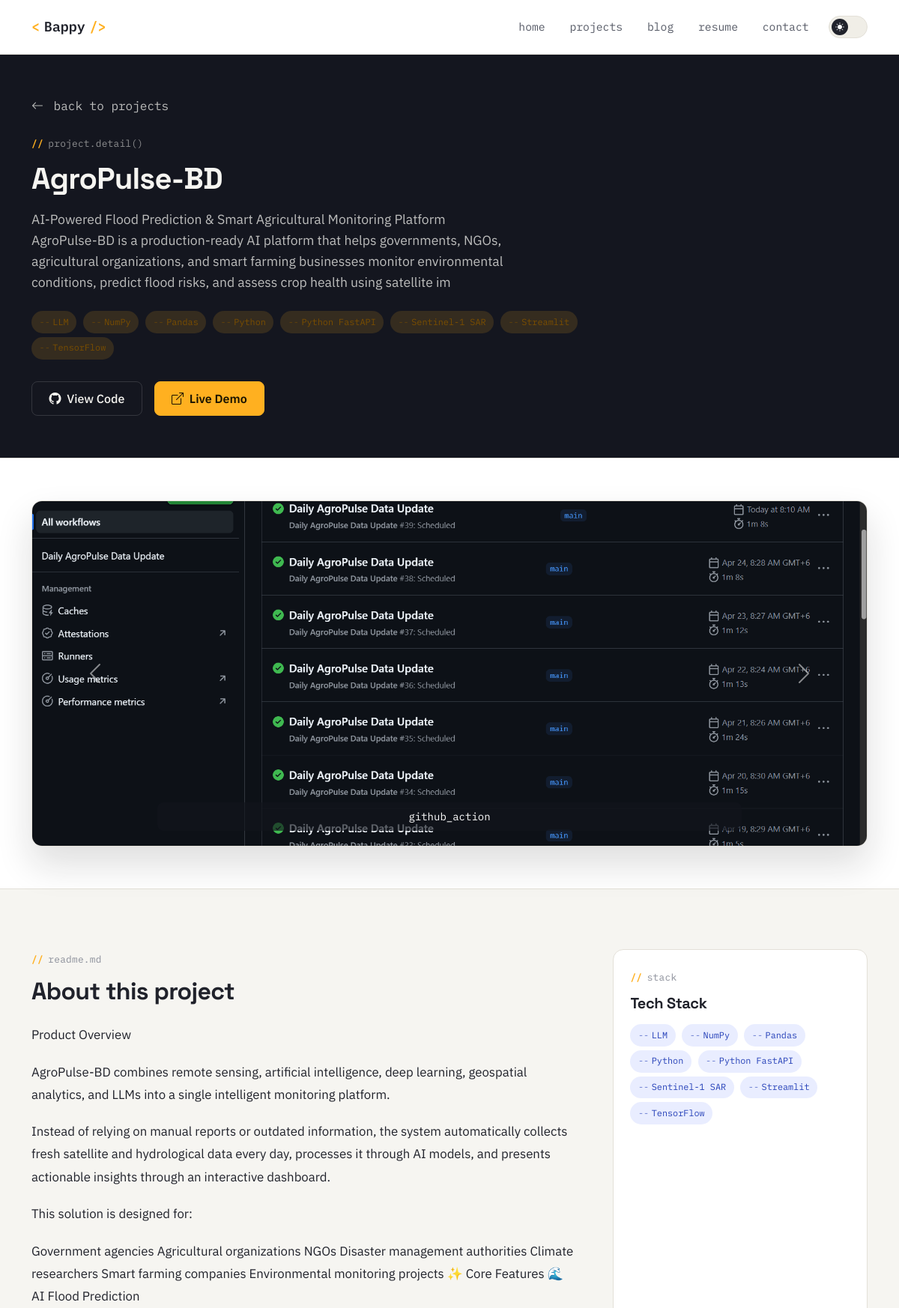
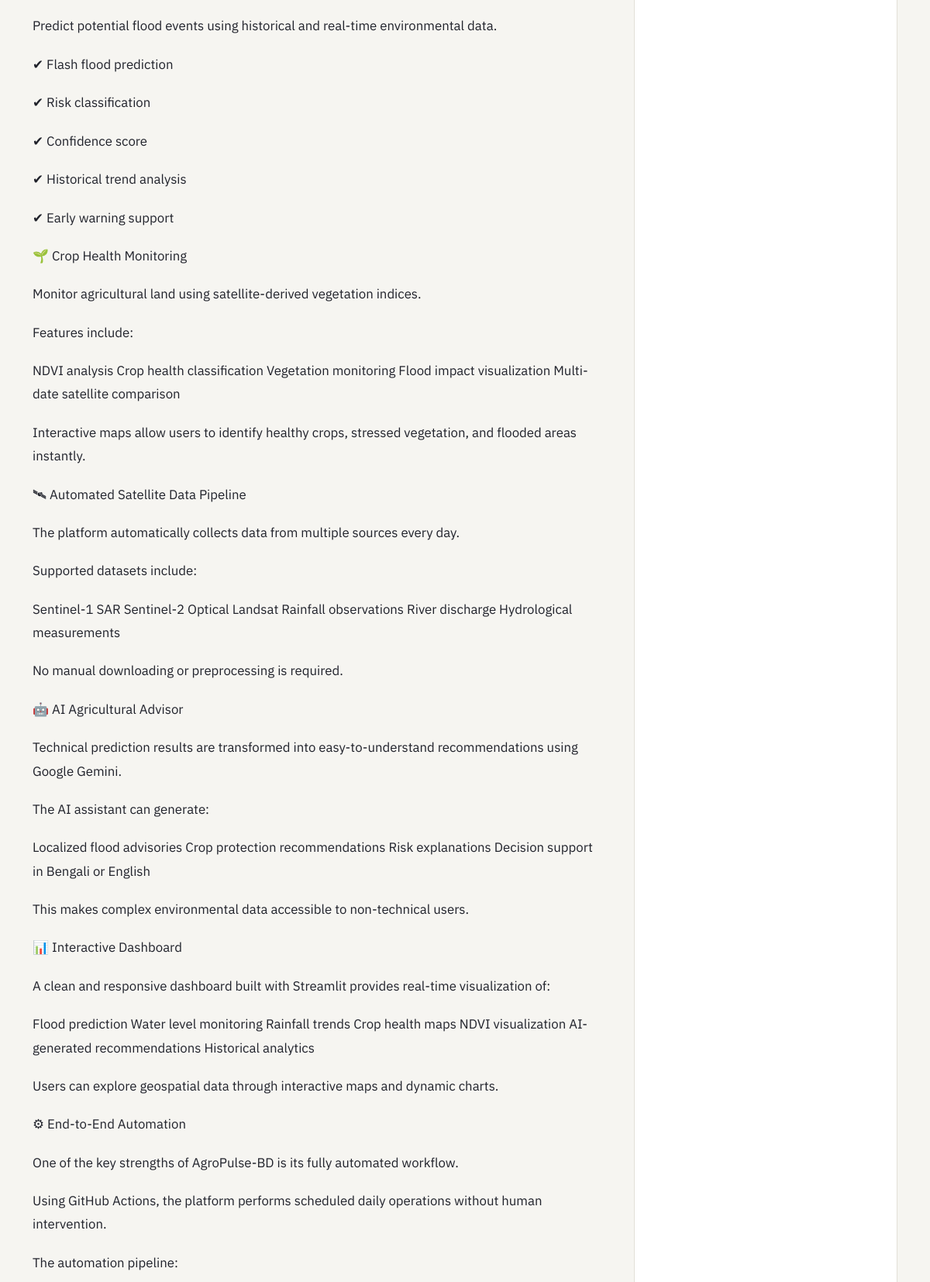
The app's page /projects/agropulse-bd/ (upper part) with its own data (2 pictures, top to bottom).
### projects/models.py (models this page shows, shortened)
class Project(models.Model):
    class Status(models.TextChoices):
        DRAFT = "draft", "Draft"
        PUBLISHED = "published", "Published"
    id = models.UUIDField(
        primary_key=True,
        default=uuid.uuid4,
        editable=False,
    )
    title = models.CharField(max_length=200)
    slug = models.SlugField(
        max_length=220,
        unique=True,
        blank=True,
        help_text="Auto-generated from the title if left blank.",
    )
    short_desc = models.CharField(
        max_length=300,
        help_text="Short summary shown on project cards."
    )
    description = models.TextField(
        help_text="Full project write-up. Supports Markdown."
    )
    live_link = models.URLField(blank=True, null=True)
    github_link = models.URLField(blank=True, null=True)
    video_url = models.URLField(
        blank=True,
        null=True,
        help_text="YouTube/Vimeo embed link (no direct video uploads)."
    )
    status = models.CharField(
        max_length=10,
        choices=Status.choices,
        default=Status.DRAFT,
    )
    is_featured = models.BooleanField(default=False)
    technologies = models.ManyToManyField(
        Technology,
        related_name="projects",
        blank=True,
    )
    created_at = models.DateTimeField(auto_now_add=True)
    updated_at = models.DateTimeField(auto_now=True)
    class Meta:
        ordering = ["-is_featured", "-created_at"]
        indexes = [
            models.Index(fields=["status"]),
            models.Index(fields=["slug"]),
        ]

class Technology(models.Model):
    name = models.CharField(max_length=50, unique=True)
    icon_url = models.URLField(
        blank=True,
        null=True,
        help_text="URL to a devicon/simple-icons SVG or similar."
    )
    class Meta:
        verbose_name = "Technology"
        verbose_name_plural = "Technologies"
        ordering = ["name"]

class ProjectImage(models.Model):
    project = models.ForeignKey(
        Project,
        related_name="images",
        on_delete=models.CASCADE,
    )
    image = models.ImageField(upload_to="projects/gallery/%Y/%m/")
    caption = models.CharField(max_length=200, blank=True)
    sort_order = models.PositiveIntegerField(default=0)
    class Meta:
        ordering = ["sort_order", "id"]

### projects/views.py (the view)
# urls.py: path('<slug:slug>/', views.project_detail_view, name='project_detail'),
def project_detail_view(request, slug):
    project = get_object_or_404(
        Project.objects.prefetch_related("technologies", "images"),
        slug=slug,
        status=Project.Status.PUBLISHED
    )
    rendered_description = mark_safe(
        md.markdown(
            project.description,
            extensions=["extra", "codehilite", "sane_lists"],
        )
    )
    related_projects = Project.objects.filter(
        status=Project.Status.PUBLISHED
    ).exclude(pk=project.pk).order_by("-created_at")[:3]
    context = {
        "project": project,
        "rendered_description": rendered_description,
        "related_projects": related_projects,
        "video_embed_url": embed_url(project.video_url),
    }
    return render(request, "pages/project_detail.html", context)

### projects/utils.py (called while the page is built, shortened)
def embed_url(url):
    if not url:
        return ""

### templates/pages/project_detail.html (shortened to what this page needs)
{% extends 'base.html' %}
{% load static %}
{% block content %}
<section class="section-tight bg-ink section-border-b">
    <div class="container">
        <a href="{% url 'projects:project_list' %}" class="mono text-decoration-none text-on-dark-soft">
            <i class="bi bi-arrow-left me-1"></i> back to projects
        </a>
        <div class="row mt-4">
            <div class="col-lg-8">
                <span class="eyebrow text-on-dark-faint">project.detail()</span>
                <h1 class="fw-bolder mb-3 text-on-dark">{{ project.title }}</h1>
                <p class="mb-4 text-on-dark-soft" style="font-size: 1.1rem; max-width: 60ch;">
                    {{ project.short_desc }}
                </p>
                <div class="mb-4">
                    {% for tech in project.technologies.all %}
                    <span class="tag tag-amber">{{ tech.name }}</span>
                    {% endfor %}
                </div>
                <div class="d-flex flex-wrap gap-3">
                    {% if project.github_link %}
                    <a href="{{ project.github_link }}" target="_blank" rel="noopener" class="btn btn-df-outline-invert">
                        <i class="bi bi-github me-1"></i> View Code
                    </a>
                    {% endif %}
                    {% if project.live_link %}
                    <a href="{{ project.live_link }}" target="_blank" rel="noopener" class="btn btn-df-accent">
                        <i class="bi bi-box-arrow-up-right me-1"></i> Live Demo
                    </a>
                    {% endif %}
                </div>
            </div>
        </div>
    </div>
</section>
{% if project.images.all %}
<section class="section-tight bg-surface section-border-b">
    <div class="container">
        <div id="projectCarousel" class="carousel slide term-window" data-bs-ride="carousel">
            <div class="carousel-inner">
                {% for image in project.images.all %}
                <div class="carousel-item {% if forloop.first %}active{% endif %}">
                    <img src="{{ image.image.url }}" class="d-block w-100" style="height:460px;object-fit:cover;"
                         alt="{{ image.caption|default:project.title }}">
                    {% if image.caption %}
                    <div class="carousel-caption d-none d-md-block rounded-3 p-2"
                         style="background: rgba(18,20,28,.65);">
                        <p class="mb-0 small mono">{{ image.caption }}</p>
                    </div>
                    {% endif %}
                </div>
                {% endfor %}
            </div>
            {% if project.images.all|length > 1 %}
            <button class="carousel-control-prev" type="button" data-bs-target="#projectCarousel" data-bs-slide="prev">
                <span class="carousel-control-prev-icon"></span>
            </button>
            <button class="carousel-control-next" type="button" data-bs-target="#projectCarousel" data-bs-slide="next">
                <span class="carousel-control-next-icon"></span>
            </button>
            {% endif %}
        </div>
    </div>
</section>
{% endif %}
<section class="section bg-paper">
    <div class="container">
        <div class="row g-5">
            <div class="col-lg-8">
                <span class="eyebrow">readme.md</span>
                <h2 class="fw-bold mb-4">About this project</h2>
                <div class="markdown-body">
                    {{ rendered_description|safe }}
                </div>
            </div>
            <div class="col-lg-4">
                <div class="df-card df-card-body">
                    <span class="eyebrow">stack</span>
                    <h5 class="fw-bold mb-3">Tech Stack</h5>
                    <div>
                        {% for tech in project.technologies.all %}
                        <span class="tag tag-circuit">{{ tech.name }}</span>
                        {% endfor %}
                    </div>
                </div>
            </div>
        </div>
    </div>
</section>
{% endblock %}

### static/css/style.css (style rules this page uses)
:root { --paper: #f6f5f1; --surface: #ffffff; --surface-2: #f0eee7; --ink: #20222b; --ink-soft: #565a66; --ink-faint: #8a8e99; --line: #e3e0d8; --amber: #ffb020; --amber-ink: #7a4e00; --amber-soft: rgba(255, 176, 32, 0.14); --circuit: #4c6fff; --circuit-ink: #2540b8; --circuit-soft: rgba(76, 111, 255, 0.12); --teal: #17998c; --teal-soft: rgba(23, 153, 140, 0.12); --violet: #7c5cff; --violet-soft: rgba(124, 92, 255, 0.12); --slate: #6b7280; --slate-soft: rgba(107, 114, 128, 0.12); --rose: #e2536b; --rose-soft: rgba(226, 83, 107, 0.12); --danger: #d64545; --success: #1f9d63; --shadow-sm: 0 1px 2px rgba(20, 20, 20, 0.06), 0 1px 1px rgba(20, 20, 20, 0.04); --shadow-md: 0 12px 28px rgba(20, 20, 20, 0.09); --shadow-lg: 0 24px 48px rgba(20, 20, 20, 0.14); --radius-sm: 8px; --radius: 14px; --radius-lg: 22px; --font-display: "Space Grotesk", "Inter", sans-serif; --font-body: "IBM Plex Sans", "Inter", sans-serif; --font-mono: "IBM Plex Mono", "SFMono-Regular", Menlo, monospace; --panel-dark: #14161f; --panel-dark-line: rgba(244, 245, 248, 0.14); --panel-dark-text: #f6f5f1; --panel-dark-text-soft: rgba(246, 245, 241, 0.75); --panel-dark-text-faint: rgba(246, 245, 241, 0.55); color-scheme: light; }
* { box-sizing: border-box; }
html { scroll-behavior: smooth; }
body { background-color: var(--paper); color: var(--ink); font-family: var(--font-body); font-size: 16px; line-height: 1.6; transition: background-color 0.25s ease, color 0.25s ease; }
h1, h2, h3, h4, h5, h6 { font-family: var(--font-display); color: var(--ink); letter-spacing: -0.02em; }
a { color: var(--circuit); }
.mono { font-family: var(--font-mono); }
.eyebrow { font-family: var(--font-mono); font-size: 0.8rem; letter-spacing: 0.02em; color: var(--ink-faint); display: inline-flex; align-items: center; gap: 0.5em; margin-bottom: 0.75rem; }
.eyebrow::before { content: "//"; color: var(--amber); font-weight: 600; }
.btn-df-accent { background: var(--amber); border: 1px solid var(--amber); color: #1a1300; font-weight: 600; border-radius: var(--radius-sm); padding: 0.65rem 1.4rem; transition: transform 0.15s ease, box-shadow 0.15s ease; }
.term-window { background: var(--surface); border: 1px solid var(--line); border-radius: var(--radius); box-shadow: var(--shadow-lg); overflow: hidden; }
.df-card { background: var(--surface); border: 1px solid var(--line); border-radius: var(--radius); overflow: hidden; transition: transform 0.18s ease, box-shadow 0.18s ease, border-color 0.18s ease; height: 100%; }
.df-card-body { padding: 1.4rem; }
.tag { font-family: var(--font-mono); font-size: 0.74rem; padding: 0.28rem 0.6rem; border-radius: 999px; border: 1px solid transparent; display: inline-flex; align-items: center; gap: 0.3em; margin: 0 0.3rem 0.3rem 0; }
.tag::before { content: "--"; opacity: 0.6; }
.tag-circuit { background: var(--circuit-soft); color: var(--circuit-ink); }
.tag-amber { background: var(--amber-soft); color: var(--amber-ink); }
.section { padding: 5rem 0; }
.section-tight { padding: 3.5rem 0; }
.section-border-b { border-bottom: 1px solid var(--line); }
.bg-surface { background-color: var(--surface); }
.bg-paper { background-color: var(--paper); }
.bg-ink { background-color: var(--panel-dark); color: var(--panel-dark-text); }
.text-on-dark { color: var(--panel-dark-text) !important; }
.text-on-dark-soft { color: var(--panel-dark-text-soft) !important; }
.text-on-dark-faint { color: var(--panel-dark-text-faint) !important; }
.btn-df-outline-invert { background: transparent; border: 1px solid var(--panel-dark-line); color: var(--panel-dark-text); font-weight: 500; border-radius: var(--radius-sm); padding: 0.65rem 1.4rem; transition: border-color 0.15s ease, background-color 0.15s ease; }
.markdown-body { font-size: 1.05rem; line-height: 1.8; color: var(--ink); }
.markdown-body p { margin-bottom: 1.2rem; color: var(--ink); }

### records on screen
Project: title "AgroPulse-BD", short_desc "AI-Powered Flood Prediction & Smart Agricultural Monitoring Platform AgroPulse-BD is a production-ready AI platform that helps governments, NGOs, agricultural organizations, and smart farming businesses monitor environmental conditions, predict flood risks, and assess crop health using satellite im"
Technology: name "LLM"
Technology: name "NumPy"
Technology: name "Pandas"
Technology: name "Python"
Technology: name "Python FastAPI"
Technology: name "Sentinel-1 SAR"
Technology: name "Streamlit"
Technology: name "TensorFlow"
ProjectImage: image (picture), caption "github_action"
